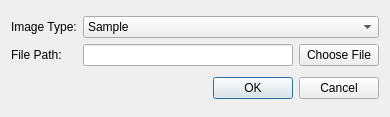
<?xml version="1.0" encoding="UTF-8"?>
<ui version="4.0">
 <class>AddToDatasetDialog</class>
 <widget class="QDialog" name="AddToDatasetDialog">
  <property name="geometry">
   <rect>
    <x>0</x>
    <y>0</y>
    <width>390</width>
    <height>117</height>
   </rect>
  </property>
  <property name="windowTitle">
   <string>Add To Dataset</string>
  </property>
  <layout class="QGridLayout" name="gridLayout_2">
   <item row="0" column="0">
    <layout class="QGridLayout" name="gridLayout">
     <item row="0" column="0">
      <widget class="QLabel" name="imageTypeLabel">
       <property name="text">
        <string>Image Type:</string>
       </property>
       <property name="alignment">
        <set>Qt::AlignLeading|Qt::AlignLeft|Qt::AlignVCenter</set>
       </property>
      </widget>
     </item>
     <item row="1" column="1">
      <widget class="QLineEdit" name="filePathLineEdit">
       <property name="readOnly">
        <bool>true</bool>
       </property>
      </widget>
     </item>
     <item row="1" column="2">
      <widget class="QPushButton" name="chooseFileButton">
       <property name="text">
        <string>Choose File</string>
       </property>
      </widget>
     </item>
     <item row="0" column="1" colspan="2">
      <widget class="QComboBox" name="imageTypeComboBox">
       <item>
        <property name="text">
         <string>Sample</string>
        </property>
       </item>
       <item>
        <property name="text">
         <string>Flat Before</string>
        </property>
       </item>
       <item>
        <property name="text">
         <string>Flat After</string>
        </property>
       </item>
       <item>
        <property name="text">
         <string>Dark Before</string>
        </property>
       </item>
       <item>
        <property name="text">
         <string>Dark After</string>
        </property>
       </item>
      </widget>
     </item>
     <item row="1" column="0">
      <widget class="QLabel" name="filePathLabel">
       <property name="text">
        <string>File Path:</string>
       </property>
      </widget>
     </item>
    </layout>
   </item>
   <item row="1" column="0">
    <widget class="QDialogButtonBox" name="buttonBox">
     <property name="orientation">
      <enum>Qt::Horizontal</enum>
     </property>
     <property name="standardButtons">
      <set>QDialogButtonBox::Cancel|QDialogButtonBox::Ok</set>
     </property>
    </widget>
   </item>
  </layout>
 </widget>
 <resources/>
 <connections>
  <connection>
   <sender>buttonBox</sender>
   <signal>accepted()</signal>
   <receiver>AddToDatasetDialog</receiver>
   <slot>accept()</slot>
   <hints>
    <hint type="sourcelabel">
     <x>248</x>
     <y>254</y>
    </hint>
    <hint type="destinationlabel">
     <x>157</x>
     <y>274</y>
    </hint>
   </hints>
  </connection>
  <connection>
   <sender>buttonBox</sender>
   <signal>rejected()</signal>
   <receiver>AddToDatasetDialog</receiver>
   <slot>reject()</slot>
   <hints>
    <hint type="sourcelabel">
     <x>316</x>
     <y>260</y>
    </hint>
    <hint type="destinationlabel">
     <x>286</x>
     <y>274</y>
    </hint>
   </hints>
  </connection>
 </connections>
</ui>
